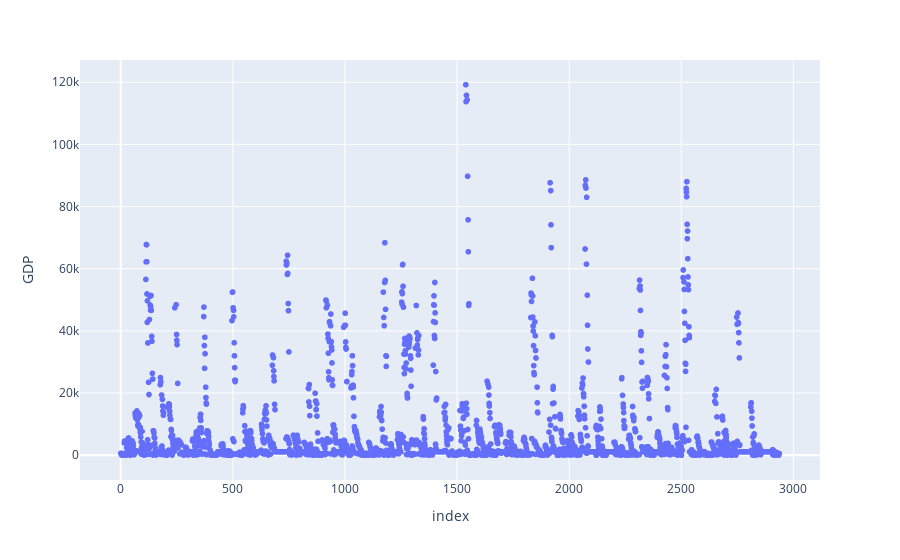

The cell this chart's notebook holds for it:
### Code cell
fig = px.scatter(data, y="GDP")
fig.show()

### Figure 1 — Plotly figure (JSON) as saved in the notebook; plotly's stock layout.template omitted (floating-point values rounded to 4 significant figures; data arrays with more than 128 entries replaced by an {"elided": "..."} marker saying what was removed)
{"data": [{"hovertemplate": "index=%{x}<br>GDP=%{y}<extra></extra>", "legendgroup": "", "marker": {"color": "#636efa", "symbol": "circle"}, "mode": "markers", "name": "", "showlegend": false, "type": "scattergl", "x": {"elided": "2938 int values"}, "xaxis": "x", "y": {"elided": "2938 float values"}, "yaxis": "y"}], "layout": {"legend": {"tracegroupgap": 0}, "margin": {"t": 60}, "xaxis": {"anchor": "y", "domain": [0, 1], "title": {"text": "index"}}, "yaxis": {"anchor": "x", "domain": [0, 1], "title": {"text": "GDP"}}}}
